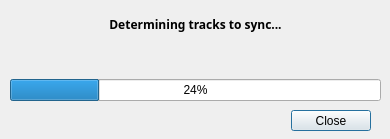
<?xml version="1.0" encoding="UTF-8"?>
<ui version="4.0">
 <class>progressDiag</class>
 <widget class="QDialog" name="progressDiag">
  <property name="windowModality">
   <enum>Qt::WindowModal</enum>
  </property>
  <property name="geometry">
   <rect>
    <x>0</x>
    <y>0</y>
    <width>390</width>
    <height>139</height>
   </rect>
  </property>
  <property name="windowTitle">
   <string>Dialog</string>
  </property>
  <property name="modal">
   <bool>true</bool>
  </property>
  <widget class="QDialogButtonBox" name="buttonBox">
   <property name="geometry">
    <rect>
     <x>30</x>
     <y>110</y>
     <width>341</width>
     <height>21</height>
    </rect>
   </property>
   <property name="orientation">
    <enum>Qt::Horizontal</enum>
   </property>
   <property name="standardButtons">
    <set>QDialogButtonBox::Close</set>
   </property>
  </widget>
  <widget class="QWidget" name="verticalLayoutWidget">
   <property name="geometry">
    <rect>
     <x>10</x>
     <y>10</y>
     <width>371</width>
     <height>91</height>
    </rect>
   </property>
   <layout class="QVBoxLayout" name="verticalLayout">
    <item>
     <widget class="QLabel" name="fileNumLab">
      <property name="font">
       <font>
        <family>Menlo</family>
        <weight>75</weight>
        <bold>true</bold>
       </font>
      </property>
      <property name="text">
       <string>Determining tracks to sync...</string>
      </property>
      <property name="alignment">
       <set>Qt::AlignCenter</set>
      </property>
     </widget>
    </item>
    <item>
     <widget class="QLabel" name="fileLab">
      <property name="font">
       <font>
        <pointsize>10</pointsize>
       </font>
      </property>
      <property name="text">
       <string/>
      </property>
      <property name="alignment">
       <set>Qt::AlignLeading|Qt::AlignLeft|Qt::AlignTop</set>
      </property>
      <property name="wordWrap">
       <bool>true</bool>
      </property>
     </widget>
    </item>
    <item>
     <widget class="QProgressBar" name="progressBar">
      <property name="value">
       <number>24</number>
      </property>
     </widget>
    </item>
   </layout>
  </widget>
 </widget>
 <resources/>
 <connections>
  <connection>
   <sender>buttonBox</sender>
   <signal>accepted()</signal>
   <receiver>progressDiag</receiver>
   <slot>accept()</slot>
   <hints>
    <hint type="sourcelabel">
     <x>248</x>
     <y>254</y>
    </hint>
    <hint type="destinationlabel">
     <x>157</x>
     <y>274</y>
    </hint>
   </hints>
  </connection>
  <connection>
   <sender>buttonBox</sender>
   <signal>rejected()</signal>
   <receiver>progressDiag</receiver>
   <slot>reject()</slot>
   <hints>
    <hint type="sourcelabel">
     <x>316</x>
     <y>260</y>
    </hint>
    <hint type="destinationlabel">
     <x>286</x>
     <y>274</y>
    </hint>
   </hints>
  </connection>
 </connections>
</ui>
